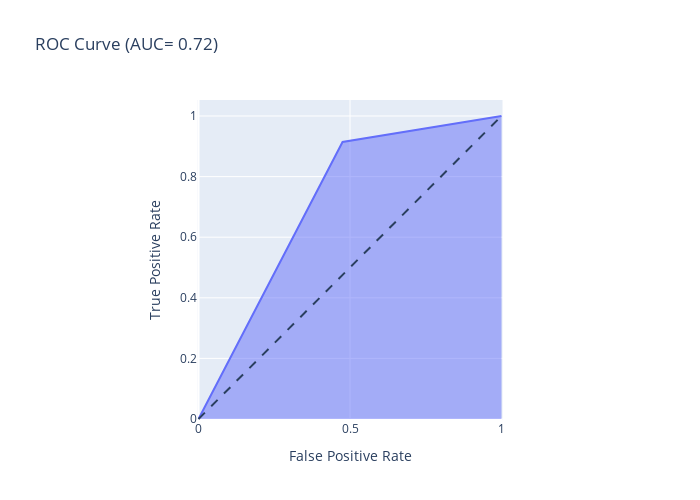

Notebook code cell kept with this figure:
### Markdown cell above
**Using Plotly**

### Code cell
# y_predict_proba = mygrid.predict_proba(X_test)[:,1]
y_predict_proba_test = mygrid_trainset.predict_proba(X_test)[:,1] >= 0.2
fpr,tpr, thresholds = roc_curve(y_test,y_predict_proba_test)
auc_score = roc_auc_score(y_test,y_predict_proba_test)

fig = px.area(
    x=fpr, y=tpr,
    title=f'ROC Curve (AUC= {auc_score:.2f})',
    labels=dict(x='False Positive Rate', y='True Positive Rate'),
    width=700, height=500
)

fig.add_shape(
    type ='line',line=dict(dash='dash'),
    x0=0,x1=1,y0=0,y1=1
)

fig.update_yaxes(scaleanchor='x', scaleratio=1)
fig.update_xaxes(constrain='domain')
fig.show()

### Figure 1 — Plotly figure (JSON) as saved in the notebook; plotly's stock layout.template omitted (floating-point values rounded to 4 significant figures)
{"data": [{"fillpattern": {"shape": ""}, "hovertemplate": "False Positive Rate=%{x}<br>True Positive Rate=%{y}<extra></extra>", "legendgroup": "", "line": {"color": "#636efa"}, "marker": {"symbol": "circle"}, "mode": "lines", "name": "", "orientation": "v", "showlegend": false, "stackgroup": "1", "type": "scatter", "x": [0, 0.4754, 1], "xaxis": "x", "y": [0, 0.9143, 1], "yaxis": "y"}], "layout": {"height": 500, "legend": {"tracegroupgap": 0}, "shapes": [{"line": {"dash": "dash"}, "type": "line", "x0": 0, "x1": 1, "y0": 0, "y1": 1}], "title": {"text": "ROC Curve (AUC= 0.72)"}, "width": 700, "xaxis": {"anchor": "y", "constrain": "domain", "domain": [0, 1], "title": {"text": "False Positive Rate"}}, "yaxis": {"anchor": "x", "domain": [0, 1], "scaleanchor": "x", "scaleratio": 1, "title": {"text": "True Positive Rate"}}}}
